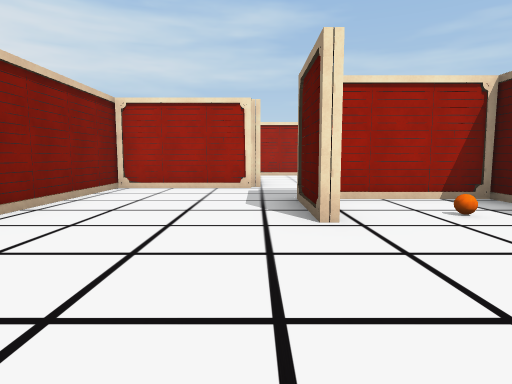
[1] (above)

23 first-person views from a walk through a 3-D level made in the Unity game engine. The camera is 1.4 m above the floor, tilts 6° down and sees 75° across. The floor is counted in squares, 2 m on a side. Each view is taken from the middle of a square. On the plan, view 1 faces up. The plan holds only what a view shows up to about 10 squares ahead; the rest is blank. The place goes on beyond the plan. The player is left out.

[2]
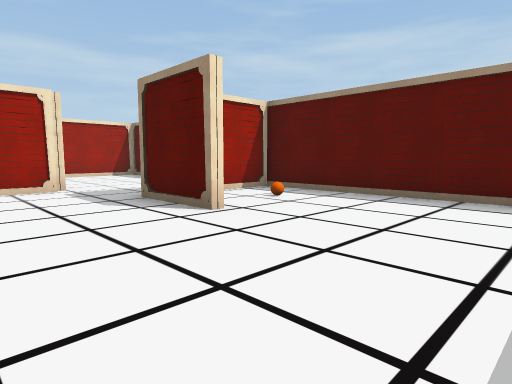

[3]
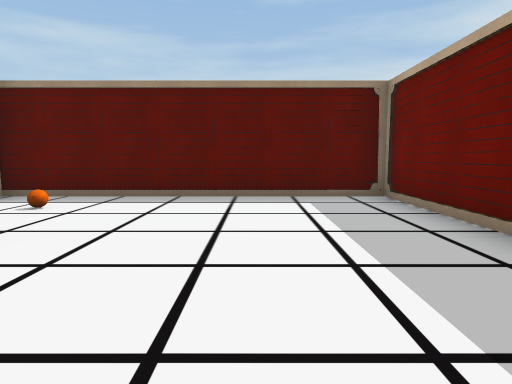

[4]
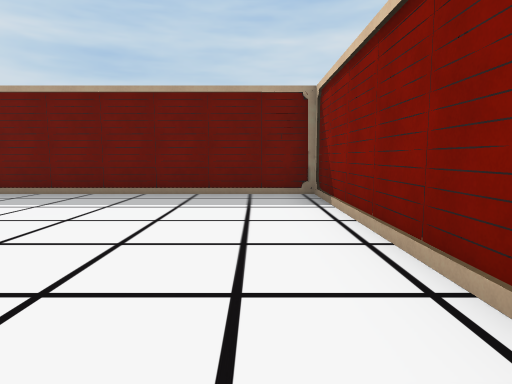

[5]
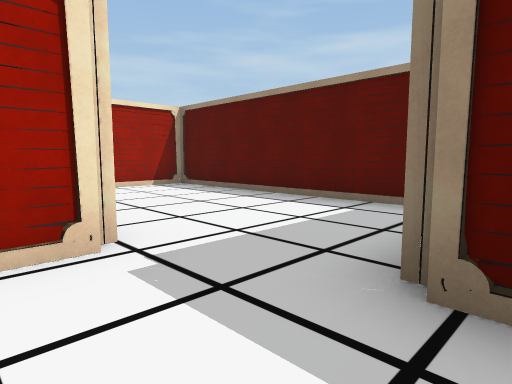

[6]
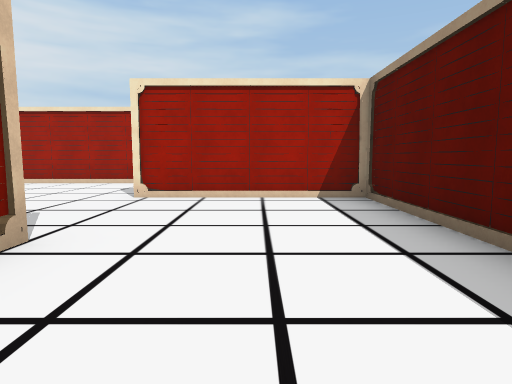

[7]
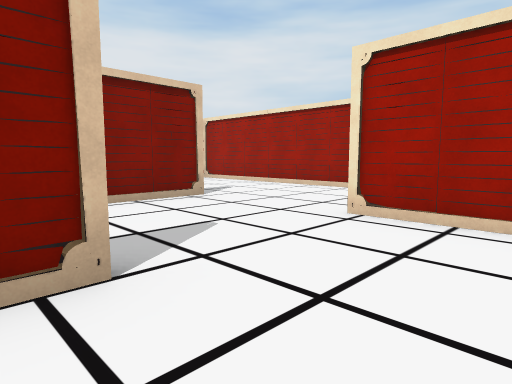

[8]
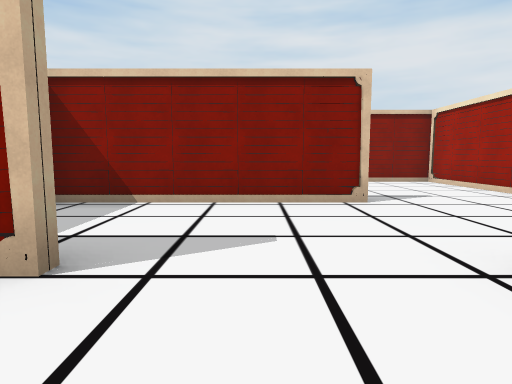

[9]
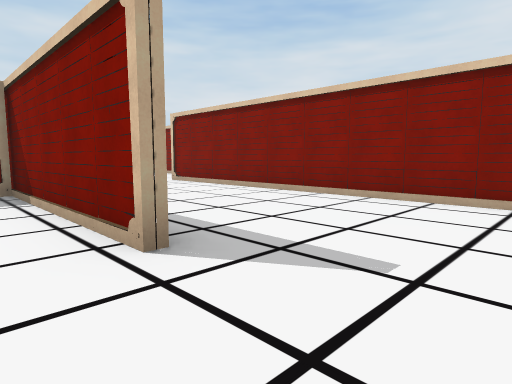

[10]
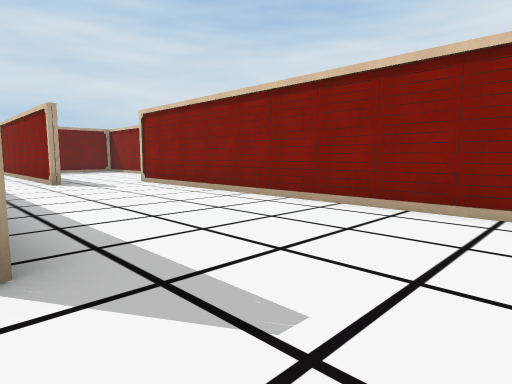

[11]
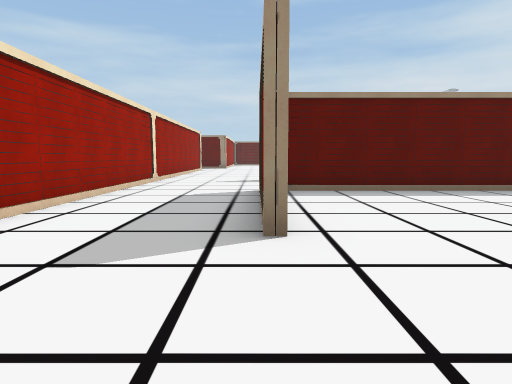

[12]
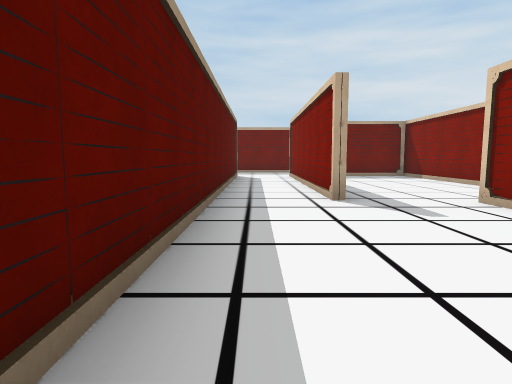

[13]
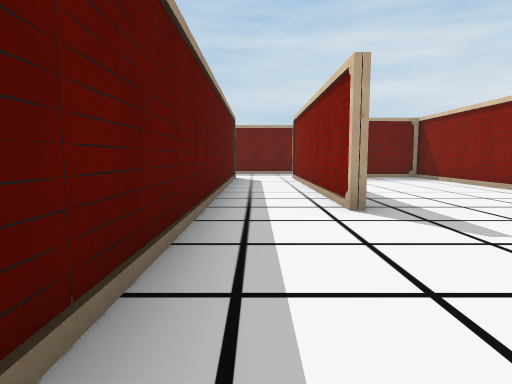

[14]
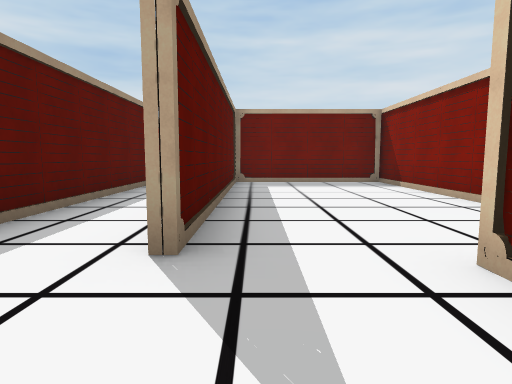

[15]
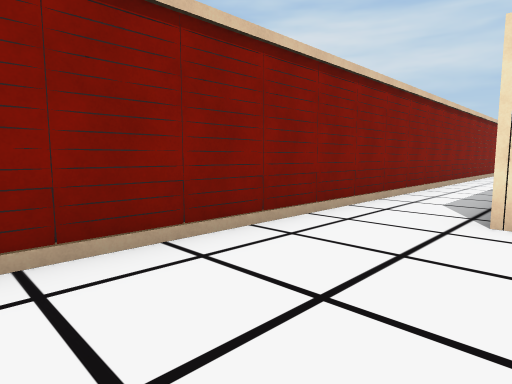

[16]
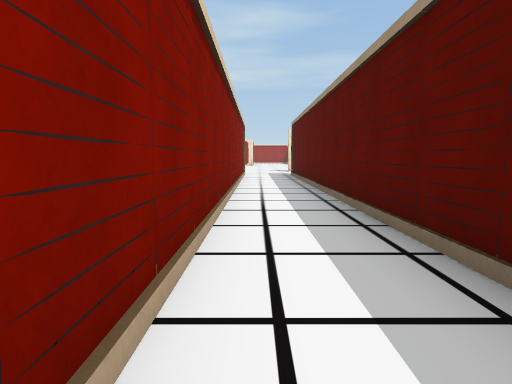

[17]
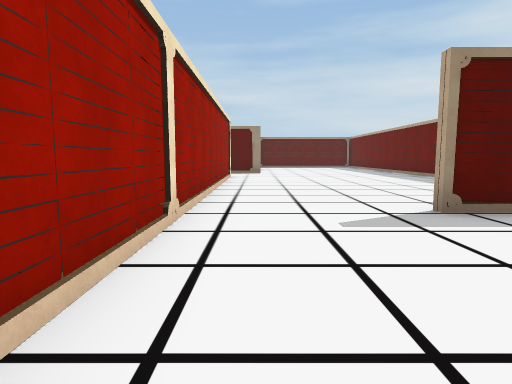

[18]
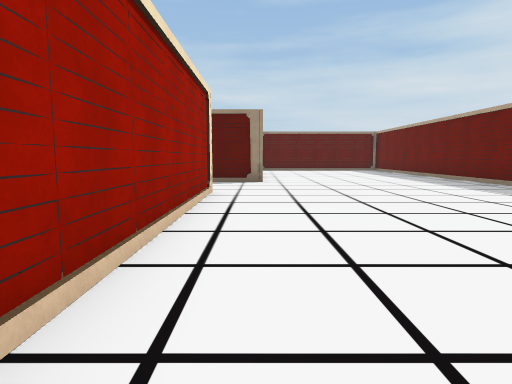

[19]
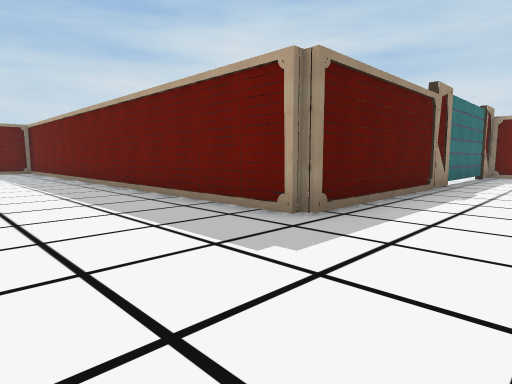

[20]
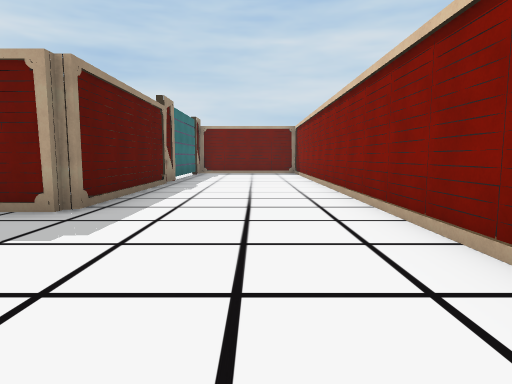

[21]
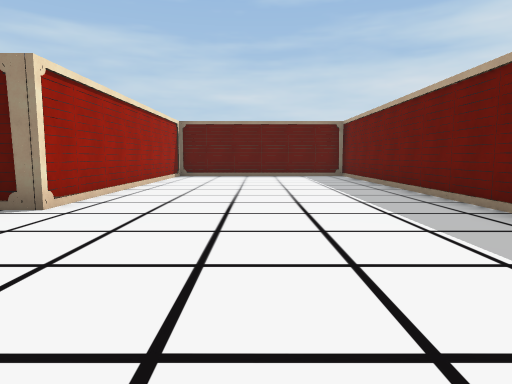

[22]
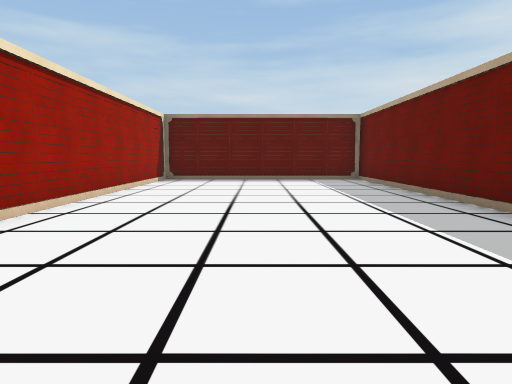

[23]
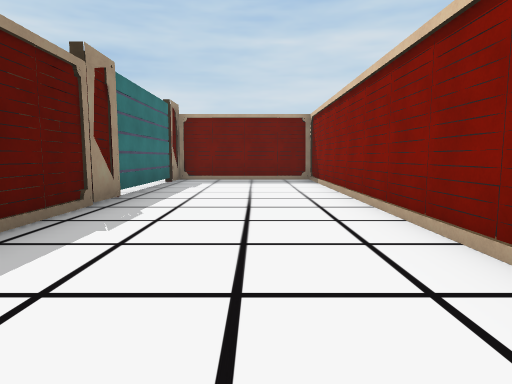

### Floor plan
Key: @ floor where view 1 was taken; # wall or solid block; . floor; / step, stairs or slope; B orange ball.
Columns run from 10 left of view 1 to 25 right of it. Each row starts with its distance up from view 1.
 16 #.########################.##
 15 #.#.........................########
 14 #.#................................
 13 #.#.......#####....................
 12 #.#....#......# .#.................
 11 #.#....#......#  #.................
 10 #.#....#......#  #.................
  9 #.#....#..#...#  #..../////////////#
  8 #.#....####...#  #....##############
  7 #.#....#......#  #....#
  6 #.#....#...####  #....#
  5 #....#.#...#..#  #....#
  4 #....#.#...#.B#  #....#
  3 #....#.#......#  #....#
  2 #....#.#......#  #....#
  1 #....#.#......#  #....#
  0 #....#.#..@...#  #....#
 -1 ###### ########  #   ##
 -2 #

Where each view was taken, in squares from view 1:
view 1: 0 up, 0 right, facing up
view 2: 0 up, 2 left, facing up-right
view 3: 1 up, 2 left, facing right
view 4: 5 up, 2 left, facing down
view 5: 5 up, 1 left, facing up-right
view 6: 7 up, 2 right, facing up
view 7: 9 up, 2 right, facing up-left
view 8: 11 up, 2 right, facing left
view 9: 15 up, 2 left, facing down-left
view 10: 15 up, 3 left, facing down-left
view 11: 13 up, 3 left, facing right
view 12: 11 up, 4 left, facing down
view 13: 10 up, 4 left, facing down
view 14: 8 up, 6 left, facing down
view 15: 2 up, 7 left, facing up-left
view 16: 7 up, 9 left, facing up
view 17: 15 up, 3 right, facing right
view 18: 15 up, 8 right, facing right
view 19: 12 up, 9 right, facing down-right
view 20: 13 up, 9 right, facing down
view 21: 12 up, 13 right, facing right
view 22: 12 up, 15 right, facing right
view 23: 9 up, 9 right, facing down
